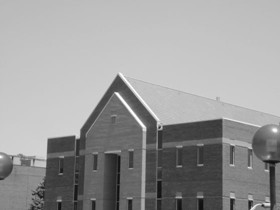
#> input picture home.jpg, 280 x 210 px
$ python contraharmonic.py
#> lines starting #> are read from the running program, lines starting #| are printed output that depends on the picture
import cv2
import numpy as np
def spatial_filtering(image, filter):
    output = np.zeros(image.shape)
    for i in range(1, image.shape[0] - 1):
        for j in range(1, image.shape[1] - 1):
            part = image[i - 1: i + filter.shape[0] - 1, j - 1: j + filter.shape[1] - 1]
            #Q = 1 # to remove pepper noise
            Q = -1 # to remove salt noise (ie) HMF, cannot do both simultaneously,
            #Q = 0 # works like A(rithmetic)MF
            numerator = denominator = 0
            for x in range(filter.shape[0]):
                for y in range(filter.shape[1]):
                    if Q > 0:
                        if part[x, y] != 0:
                            numerator += (part[x, y] ** (Q + 1))
                            denominator += (part[x, y] ** Q)
                    else:
                        if part[x, y] != 0:
                            inverse_value = 1.0 / part[x, y]
                            numerator += inverse_value ** -(Q + 1)
                            denominator += inverse_value ** -Q
            if denominator != 0:
                val = numerator / denominator
            else:
                val = 0
            output[i, j] = val
    return output
def add_impulse_noise(image, salt_prob=0.01, pepper_prob=0.01):
    noisy_image = np.copy(image)
    # Add salt noise
    noisy_image[np.random.rand(*image.shape) < salt_prob] = 255
    # Add pepper noise
    noisy_image[np.random.rand(*image.shape) < pepper_prob] = 0
    return noisy_image
filter = np.array([[1, 1, 1],
                   [1, 1, 1],
                   [1, 1, 1]])
image = cv2.imread("home.jpg", cv2.IMREAD_GRAYSCALE)
#> image is the input picture: shape (210, 280); min 11, max 255, mean 154.6
noisy_image = add_impulse_noise(image)
#> in add_impulse_noise, `noisy_image[np.random.rand(*image.shape) < pepper_prob] = 0`:
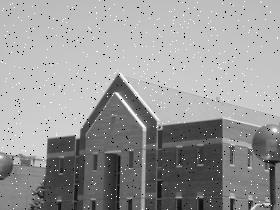
#> noisy_image: shape (210, 280); min 0, max 255, mean 154.2
out = spatial_filtering(noisy_image, filter)
#> after the loop in spatial_filtering, `for i in range(1, image.shape[0] - 1):`:
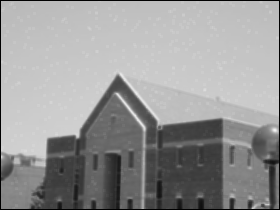
#> output: shape (210, 280) float64; min 0, max 242, mean 151.9
out = out.astype(np.uint8)
cv2.imshow("Original", image)
cv2.imshow("Noisy Image", noisy_image)
cv2.imshow("Filtered Image", out)
cv2.waitKey(0)
cv2.destroyAllWindows()
